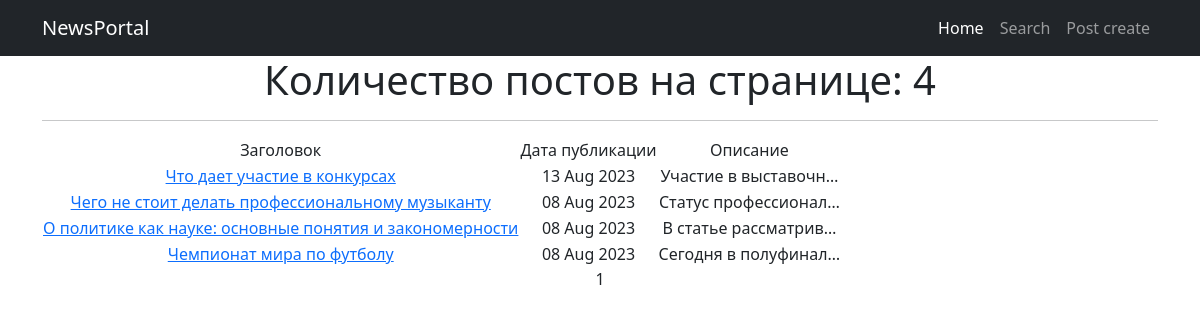
Page /news/ on the committed database.
### news/models.py (models this page shows, shortened)
class Post(models.Model):
    article = 'AR'
    news = 'NE'
    POSITIONS = [
        (article, 'Статья'),
        (news, 'Новость'),
    ]
    post_time = models.DateTimeField(auto_now_add=True)
    name = models.CharField(max_length=255)
    text = models.TextField()
    position = models.CharField(max_length=2, choices=POSITIONS, default=news)
    rating = models.IntegerField(default=0)
    author = models.ForeignKey(Author, on_delete=models.CASCADE)
    category = models.ManyToManyField(Category, through='PostCategory')

### news/views.py (the view)
# urls.py: path('', PostsList.as_view(), name='posts_list'),
class PostsList(ListView):
    model = Post
    ordering = '-post_time'
    template_name = 'news.html'
    context_object_name = 'news'
    paginate_by = 10
    def get_queryset(self):
        queryset = super().get_queryset()
        self.filterset = PostFilter(self.request.GET, queryset)
        return self.filterset.qs
    def get_context_data(self, **kwargs):
        context = super().get_context_data(**kwargs)
        context['filterset'] = self.filterset
        return context

### news/templatetags/custom_filters.py (called while the page is built)
@register.filter()
def censor(text):
    for word in BAN_WORDS:
        text = text.replace(word, '*****')
    return text

### templates/news.html (shortened to what this page needs)
{% extends 'flatpages/default.html' %}
{% load custom_filters %}
{% block content %}
    <h1>Количество постов на странице: {{ news|length }}</h1>
    <hr>
    {% if news %}
        <table>
            <tr>
                <td>Заголовок</td>
                <td>Дата публикации</td>
                <td>Описание</td>
            </tr>
            {% for post in news %}
            <tr>
                <td><a href="/news/{{ post.pk }}/">{{ post.name|censor }}</a></td>
                <td>{{ post.post_time|date:'d M Y' }}</td>
                <td>{{ post.text|truncatechars:20|censor }}</td>
            </tr>
            {% endfor %}
        </table>
    {% else %}
        <h2>Постов нет!</h2>
    {% endif %}
    {{ page_obj.number }}
{% endblock content %}

### rows in the picture
Post: name|censor "Что дает участие в конкурсах", post_time "13 Aug 2023", text|censor "Участие в выставочн…"
Post: name|censor "Чего не стоит делать профессиональному музыканту", post_time "08 Aug 2023", text|censor "Статус профессионал…"
Post: name|censor "О политике как науке: основные понятия и закономерности", post_time "08 Aug 2023", text|censor "В статье рассматрив…"
Post: name|censor "Чемпионат мира по футболу", post_time "08 Aug 2023", text|censor "Сегодня в полуфинал…"

### other values in the picture
{{ news|length }} "4"
{{ page_obj.number }} "1"
